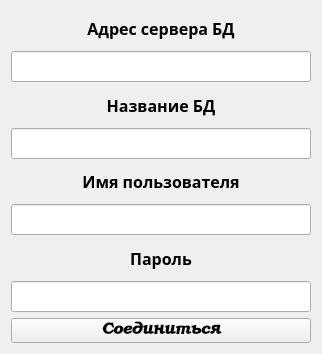
<?xml version="1.0" encoding="UTF-8"?>
<ui version="4.0">
 <class>login</class>
 <widget class="QWidget" name="login">
  <property name="geometry">
   <rect>
    <x>0</x>
    <y>0</y>
    <width>322</width>
    <height>354</height>
   </rect>
  </property>
  <property name="font">
   <font>
    <family>Ubuntu Condensed</family>
    <pointsize>12</pointsize>
    <weight>75</weight>
    <bold>true</bold>
   </font>
  </property>
  <property name="windowTitle">
   <string>Form</string>
  </property>
  <layout class="QGridLayout" name="gridLayout">
   <item row="4" column="0">
    <widget class="QLabel" name="label_3">
     <property name="text">
      <string>Имя пользователя</string>
     </property>
     <property name="alignment">
      <set>Qt::AlignCenter</set>
     </property>
    </widget>
   </item>
   <item row="0" column="0">
    <widget class="QLabel" name="label">
     <property name="text">
      <string>Адрес сервера БД</string>
     </property>
     <property name="alignment">
      <set>Qt::AlignCenter</set>
     </property>
    </widget>
   </item>
   <item row="1" column="0">
    <widget class="QLineEdit" name="lineEdit">
     <property name="font">
      <font>
       <family>Ubuntu Condensed</family>
       <pointsize>12</pointsize>
       <weight>75</weight>
       <italic>false</italic>
       <bold>true</bold>
      </font>
     </property>
     <property name="alignment">
      <set>Qt::AlignCenter</set>
     </property>
    </widget>
   </item>
   <item row="5" column="0">
    <widget class="QLineEdit" name="lineEdit_3">
     <property name="font">
      <font>
       <family>Ubuntu Condensed</family>
       <pointsize>12</pointsize>
       <weight>75</weight>
       <bold>true</bold>
      </font>
     </property>
     <property name="alignment">
      <set>Qt::AlignCenter</set>
     </property>
    </widget>
   </item>
   <item row="3" column="0">
    <widget class="QLineEdit" name="lineEdit_2">
     <property name="font">
      <font>
       <family>Ubuntu Condensed</family>
       <pointsize>12</pointsize>
       <weight>75</weight>
       <bold>true</bold>
      </font>
     </property>
     <property name="alignment">
      <set>Qt::AlignCenter</set>
     </property>
    </widget>
   </item>
   <item row="2" column="0">
    <widget class="QLabel" name="label_2">
     <property name="text">
      <string>Название БД</string>
     </property>
     <property name="alignment">
      <set>Qt::AlignCenter</set>
     </property>
    </widget>
   </item>
   <item row="9" column="0">
    <widget class="QPushButton" name="pushButton">
     <property name="font">
      <font>
       <family>URW Bookman L</family>
       <pointsize>12</pointsize>
       <weight>75</weight>
       <italic>true</italic>
       <bold>true</bold>
       <underline>false</underline>
      </font>
     </property>
     <property name="text">
      <string>Соединиться</string>
     </property>
    </widget>
   </item>
   <item row="7" column="0">
    <widget class="QLineEdit" name="lineEdit_4">
     <property name="alignment">
      <set>Qt::AlignCenter</set>
     </property>
    </widget>
   </item>
   <item row="6" column="0">
    <widget class="QLabel" name="label_4">
     <property name="text">
      <string>Пароль</string>
     </property>
     <property name="alignment">
      <set>Qt::AlignCenter</set>
     </property>
    </widget>
   </item>
  </layout>
 </widget>
 <resources/>
 <connections/>
</ui>
